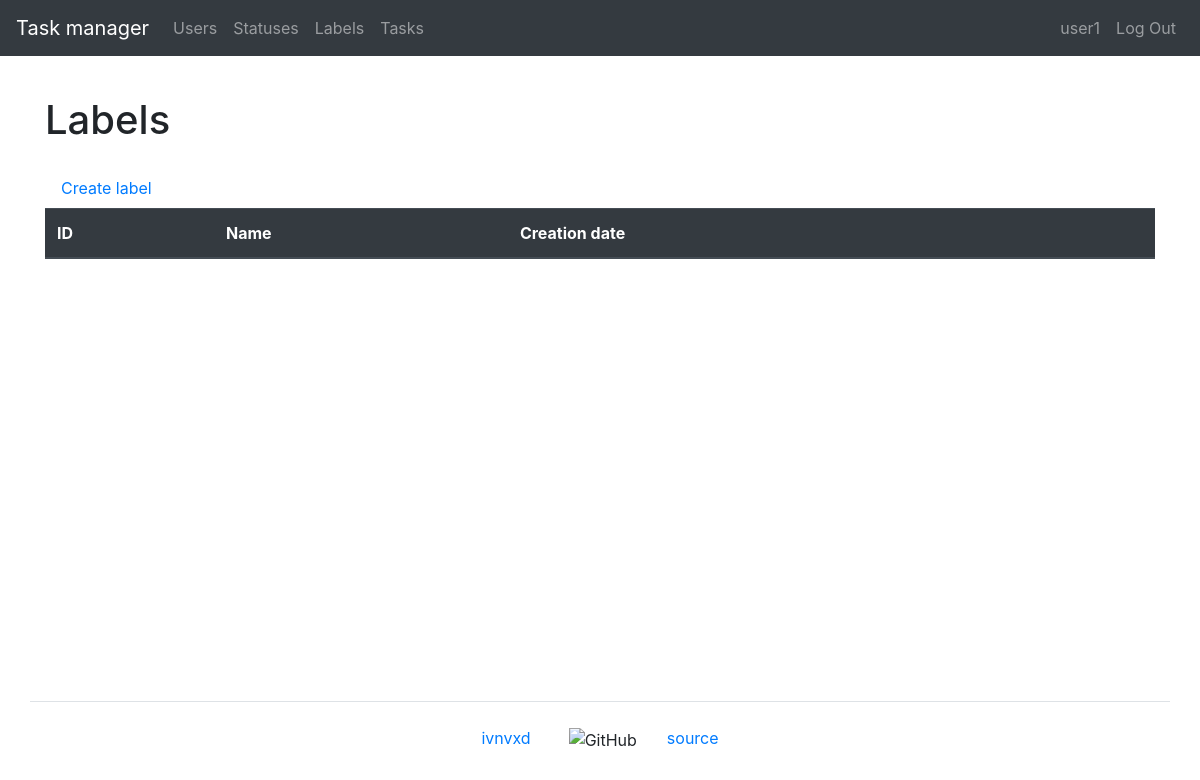
The app's page /labels/ (signed in), older data.
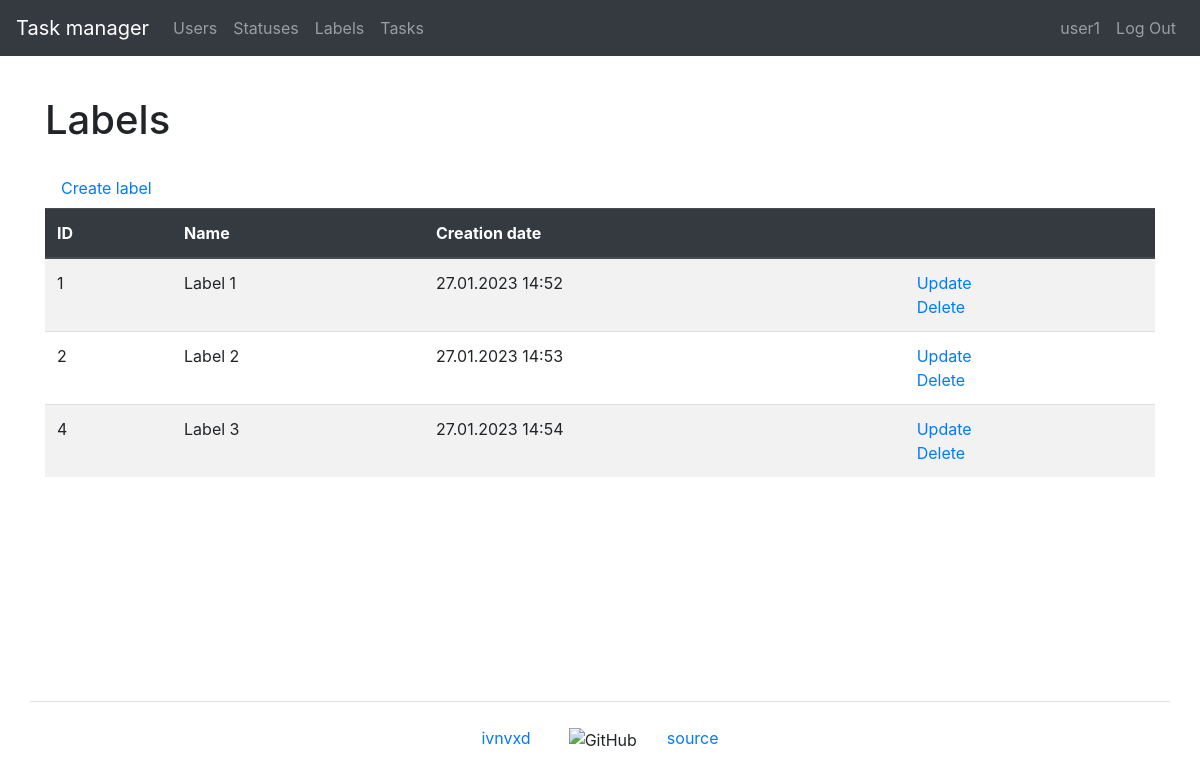
The same page, newer data.
### task_manager/labels/models.py (models this page shows, shortened)
class Label(models.Model):
    name = models.CharField(
        max_length=150,
        unique=True,
        blank=False,
        verbose_name=_('Name'),
    )
    date_created = models.DateTimeField(
        auto_now_add=True,
        verbose_name=_('Creation date')
    )
    class Meta:
        verbose_name = _('Label')
        verbose_name_plural = _('Labels')

### task_manager/labels/views.py (the view)
# urls.py: path('', LabelsListView.as_view(), name='labels'),
class LabelsListView(AuthRequiredMixin, ListView):
    template_name = 'labels/labels.html'
    model = Label
    context_object_name = 'labels'
    extra_context = {
        'title': _('Labels')
    }

### task_manager/mixins.py (called while the page is built)
    def dispatch(self, request, *args, **kwargs):
        if not request.user.is_authenticated:
            messages.error(request, self.auth_message)
            return redirect(reverse_lazy('login'))
        return super().dispatch(request, *args, **kwargs)

### task_manager/templates/labels/labels.html (shortened to what this page needs)
{% extends "base.html" %}
{% load bootstrap4 %}
{% load i18n %}
{% block content %}
    <h1 class="my-4">{{ title }}</h1>
    <a class="nav-link" href="{% url 'label_create' %}">{% trans 'Create label' %}</a>
    <table class="table table-striped">
        <thead class="thead-dark">
            <tr>
                <th>ID</th>
                <th>{% trans 'Name' %}</th>
                <th>{% trans 'Creation date' %}</th>
                <th></th>
            </tr>
        </thead>
        <tbody>
            {% if labels %}
                {% for label in labels %}
                    <tr>
                        <td>{{ label.id }}</td>
                        <td>{{ label.name }}</td>
                        <td>{{ label.date_created|date:"d.m.Y H:i" }}</td>
                        <td>
                          <a href="{% url 'label_update' label.id %}">{% trans 'Update' %}</a>
                          <br>
                          <a href="{% url 'label_delete' label.id %}">{% trans 'Delete' %}</a>
                        </td>
                    </tr>
                {% endfor %}
            {% endif %}
        </tbody>
    </table>
{% endblock content %}

Row changes from the older to the newer data that the page shows:
added Label: id "1", name "Label 1", date_created "27.01.2023 14:52"
added Label: id "2", name "Label 2", date_created "27.01.2023 14:53"
added Label: id "4", name "Label 3", date_created "27.01.2023 14:54"
